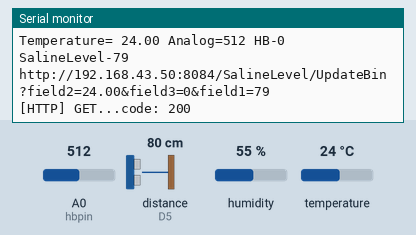
The sketch below on a simulated ESP8266 (NodeMCU). Parts: the last lines printed to the serial monitor. Wiring (inferred from the names in the program): ultrasonic range finder: trigger D6; echo D5. Inputs (shaded band) come from the test bench; at power-on: distance to the obstacle (sensor on D5) 80 cm, temperature 24 °C, A0 (hbpin) = 512, humidity 55 %. The echo pulse lasts 58.3 µs per cm; WiFi joins after 1.5 s; servers stay silent unless stated; uploads are accepted with an empty reply; random numbers use the default seed unless the sketch sets one.

Above: at 2.7 s.
2.8 s: distance to the obstacle (sensor on D5) set to 2 cm
At 4.92 s:
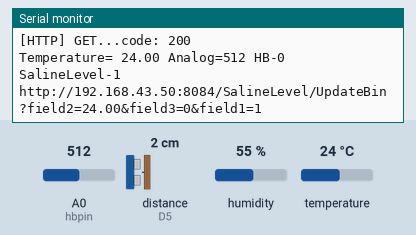
6.9 s: temperature set to 12 °C
At 8.8 s:
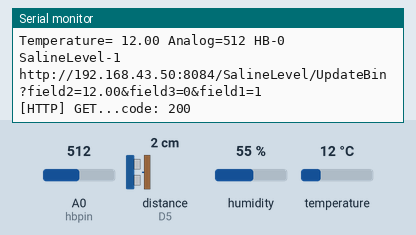
11.0 s: A0 (hbpin) set to 570
At 12.4 s:
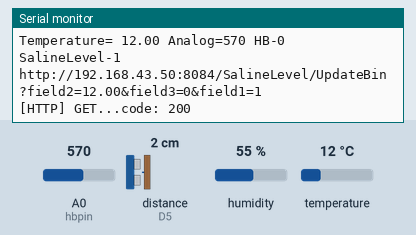
15.1 s: distance to the obstacle (sensor on D5) set to 4 cm
At 18.3 s:
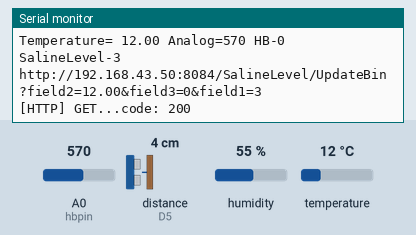
19.2 s: temperature set to 19 °C
At 21.8 s:
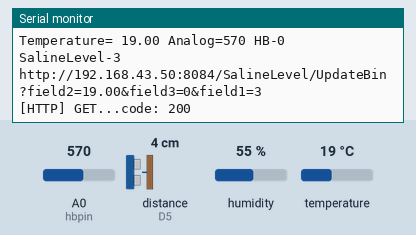
23.3 s: A0 (hbpin) set to 550
At 25.3 s:
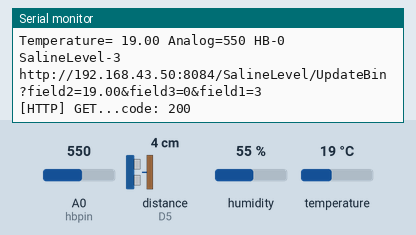
Timing chart, 0 to 26.8 s (numbered marks = the images above; inputs shaded):
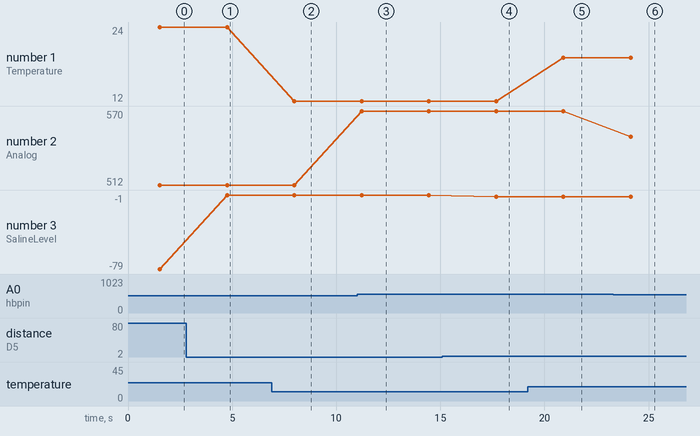

Measured:
- after the input at 2.8 s, the serial monitor: prints a new line after 2.0 s (image 1)
- after the input at 6.9 s, the serial monitor: prints a new line after 1.1 s (image 2)
- after the input at 11.0 s, the serial monitor: prints a new line after 0.22 s (image 3)
- after the input at 15.1 s, the serial monitor: prints a new line after 2.6 s (image 4)
- after the input at 19.2 s, the serial monitor: prints a new line after 1.7 s (image 5)
- after the input at 23.3 s, the serial monitor: prints a new line after 0.84 s (image 6)
- plotted number 1: 24 → 12 after the input at 6.9 s, 12 → 19 after the input at 19.2 s
- plotted number 2: 512 → 570 after the input at 11.0 s, 570 → 550 after the input at 23.3 s

The sketch:

Saline_Level.ino
```cpp
#include <ESP8266HTTPClient.h>
#include <ESP8266WiFi.h>
#include "DHT.h"   //library for dht 11
#define DHTPIN D2
#define DHTTYPE DHT11   // DHT 11


DHT dht(DHTPIN, DHTTYPE);
const char* ssid = "Rutuja"; // SSID i.e. Service Set Identifier is the name of your WIFI
const char* password = "deshmukh"; // Your Wifi password, in case you have open network comment the whole statement.

WiFiServer server(80); // Creates a server that listens for incoming connections on the specified port, here in this case port is 80.


int hbpin=A0;
int hb=0;
int trigPin=D6;
int echoPin=D5;
int dist=0;
int duration=0;
int distance=0;

void setup() {
  Serial.begin(115200);


  pinMode(trigPin,OUTPUT);
  pinMode(echoPin,INPUT);
  pinMode(A0,INPUT);
  dht.begin();


  // Connect to WiFi network

  Serial.println();
  Serial.println();
  Serial.print("Connecting to ");
  Serial.println(ssid);

  WiFi.begin(ssid, password);

  while (WiFi.status() != WL_CONNECTED) {
    delay(500);
    Serial.print(".");
  }
  Serial.println(".");
  Serial.println("WiFi connected");

  // Start the server
  server.begin();
  Serial.println("Server started");

  // Print the IP address
  Serial.print("Use this URL to connect: ");
  Serial.print("http://");
  Serial.print(WiFi.localIP()); //Gets the WiFi shield's IP address and Print the IP address of serial monitor
  Serial.println("/");

}


void loop() {
   WiFiClient client = server.available();
   float temp= dht.readTemperature();
  hb=analogRead(hbpin);  //pulse sensor
  int heartbeat=PulseSensor(hb);
  dist=calculateDistance();

  Serial.print("Temperature= ");  //temperature sensor
  Serial.print(temp);
  Serial.print(" Analog=");
  Serial.print(hb);
  Serial.print(" HB-");
  Serial.print(heartbeat);
  Serial.print(" SalineLevel-");
  Serial.println(dist);


 //client.println("</html>");

              HTTPClient http;
                    String url = "http://192.168.43.50:8084/SalineLevel/UpdateBin?field2="+String(temp)+"&field3="+String(heartbeat)+"&field1="+String(dist); //access the php file to write data
                    Serial.println(url);
                    http.begin(url);

                    //using GET method to write to sql
                    int httpCode = http.GET();
                    if(httpCode > 0)
                    {
                        Serial.printf("[HTTP] GET...code: %d\n", httpCode);
                          if(httpCode == HTTP_CODE_OK)
                          {
                            String payload = http.getString();
                            Serial.println(payload);
                          }
                    }
                       else
                       {
                          Serial.printf("[HTTP] GET... failed, error: %s\n", http.errorToString(httpCode).c_str());
                       }
                        http.end();
                     delay(3000);


}


int PulseSensor(int j) //Function for Pulse Senosr

{

int i;
if((j>=0 & j<=599) or j==0  )
{
i=0;
  }


else if(j>=560 & j<=1200)
{
i=random(60,90);
  }
return i;

}

int calculateDistance(){  //function to calculate distance

  digitalWrite(trigPin, LOW);
  delayMicroseconds(2);
  digitalWrite(trigPin, HIGH);
  delayMicroseconds(10);
  digitalWrite(trigPin, LOW);
  duration = pulseIn(echoPin, HIGH); // Reads the echoPin, returns the sound wave travel time in microseconds
  distance= duration*0.034/2;
  return distance;
}
```
